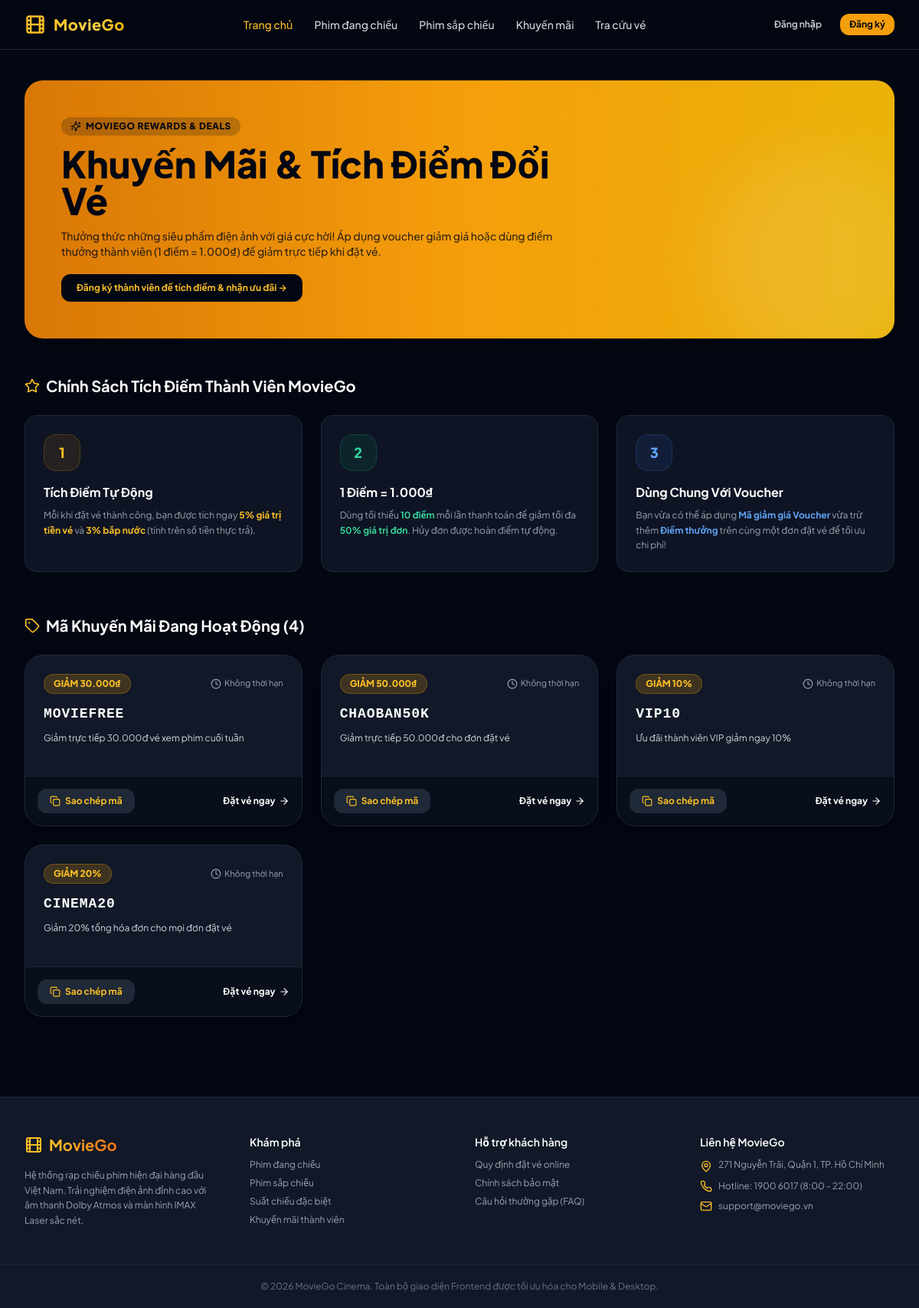
Page /cinema/promotions on the committed database.
### tables this page shows
CREATE TABLE promotions (
  id             INT UNSIGNED AUTO_INCREMENT PRIMARY KEY,
  code           VARCHAR(30) NOT NULL UNIQUE,
  description    VARCHAR(255) NULL,
  discount_type  ENUM('percent','fixed') NOT NULL DEFAULT 'percent',
  discount_value INT UNSIGNED NOT NULL,
  expires_at     DATETIME NULL,
  is_active      TINYINT(1) NOT NULL DEFAULT 1
);

### app/Controllers/CinemaController.php (called while the page is built, shortened)
<?php
class CinemaController
{
    public function promotions()
    {
        $pdo = Database::pdo();
        $promotions = $pdo->query(
            "SELECT * FROM promotions
             WHERE is_active = 1 AND (expires_at IS NULL OR expires_at > NOW())
             ORDER BY id DESC"
        )->fetchAll();
        $loyalty = null;
        return view('client/cinema/promotions', compact('promotions', 'user', 'loyalty'));
    }
}

### app/Views/client/cinema/promotions.php (the view, shortened to what this page needs)
<?php
include __DIR__ . '/layouts/header.php';
$promotions = $promotions ?? [];
$loyalty    = $loyalty ?? null;
?>
<div class="max-w-7xl mx-auto px-4 sm:px-6 lg:px-8 py-10">
  <div class="relative overflow-hidden rounded-3xl bg-gradient-to-r from-amber-600 via-amber-500 to-yellow-500 p-8 sm:p-12 text-gray-950 shadow-2xl mb-12">
    <div class="relative z-10 max-w-2xl space-y-3">
      <span class="inline-flex items-center gap-1.5 px-3 py-1 rounded-full bg-gray-950/20 text-gray-950 text-xs font-black uppercase tracking-wider">
        <i data-lucide="sparkles" class="w-3.5 h-3.5"></i> MovieGo Rewards & Deals
      </span>
      <h1 class="text-3xl sm:text-5xl font-black leading-tight">
        Khuyến Mãi & Tích Điểm Đổi Vé
      </h1>
      <p class="text-xs sm:text-sm text-gray-950/80 font-medium leading-relaxed">
        Thưởng thức những siêu phẩm điện ảnh với giá cực hời! Áp dụng voucher giảm giá hoặc dùng điểm thưởng thành viên (1 điểm = <?= number_format(Loyalty::POINT_VALUE, 0, ',', '.') ?>₫) để giảm trực tiếp khi đặt vé.
      </p>
      <?php if ($loyalty): ?>
        <div class="pt-2 flex flex-wrap items-center gap-2">
          <a href="/cinema/points" class="text-xs font-bold bg-gray-950 text-amber-400 px-4 py-2 rounded-xl shadow flex items-center gap-2 hover:bg-gray-900 transition-colors">
            <span>⭐</span>
            <span>Hạng <?= htmlspecialchars($loyalty['tier']) ?> • Số dư: <strong><?= number_format($loyalty['balance'], 0, ',', '.') ?> điểm</strong> (≈ <?= number_format($loyalty['balance'] * Loyalty::POINT_VALUE, 0, ',', '.') ?>₫)</span>
          </a>
        </div>
      <?php else: ?>
        <div class="pt-2">
          <a href="/register" class="inline-flex items-center gap-2 px-5 py-2.5 rounded-xl bg-gray-950 text-amber-400 text-xs font-bold hover:bg-gray-900 transition-colors">
            <span>Đăng ký thành viên để tích điểm & nhận ưu đãi &rarr;</span>
          </a>
        </div>
      <?php endif; ?>
    </div>
    <div class="absolute -right-10 -bottom-10 w-72 h-72 rounded-full bg-white/10 blur-2xl pointer-events-none"></div>
  </div>
  <div class="mb-14">
    <h2 class="text-xl font-bold text-white mb-6 flex items-center gap-2">
      <i data-lucide="star" class="w-5 h-5 text-amber-400"></i>
      Chính Sách Tích Điểm Thành Viên MovieGo
    </h2>
    <div class="grid grid-cols-1 md:grid-cols-3 gap-6">
      <div class="bg-gray-900/80 border border-gray-800 rounded-2xl p-6">
        <div class="w-12 h-12 rounded-2xl bg-amber-500/10 text-amber-400 border border-amber-500/20 flex items-center justify-center font-black text-lg mb-4">
          1
        </div>
        <h3 class="text-white text-base font-bold mb-2">Tích Điểm Tự Động</h3>
        <p class="text-xs text-gray-400 leading-relaxed">
          Mỗi khi đặt vé thành công, bạn được tích ngay <strong class="text-amber-400"><?= Loyalty::EARN_TICKET_PCT ?>% giá trị tiền vé</strong> và <strong class="text-amber-400"><?= Loyalty::EARN_COMBO_PCT ?>% bắp nước</strong> (tính trên số tiền thực trả).
        </p>
      </div>
      <div class="bg-gray-900/80 border border-gray-800 rounded-2xl p-6">
        <div class="w-12 h-12 rounded-2xl bg-emerald-500/10 text-emerald-400 border border-emerald-500/20 flex items-center justify-center font-black text-lg mb-4">
          2
        </div>
        <h3 class="text-white text-base font-bold mb-2">1 Điểm = <?= number_format(Loyalty::POINT_VALUE, 0, ',', '.') ?>₫</h3>
        <p class="text-xs text-gray-400 leading-relaxed">
          Dùng tối thiểu <strong class="text-emerald-400"><?= Loyalty::MIN_REDEEM ?> điểm</strong> mỗi lần thanh toán để giảm tối đa <strong class="text-emerald-400"><?= Loyalty::MAX_REDEEM_PERCENT ?>% giá trị đơn</strong>. Hủy đơn được hoàn điểm tự động.
        </p>
      </div>
      <div class="bg-gray-900/80 border border-gray-800 rounded-2xl p-6">
        <div class="w-12 h-12 rounded-2xl bg-blue-500/10 text-blue-400 border border-blue-500/20 flex items-center justify-center font-black text-lg mb-4">
          3
        </div>
        <h3 class="text-white text-base font-bold mb-2">Dùng Chung Với Voucher</h3>
        <p class="text-xs text-gray-400 leading-relaxed">
          Bạn vừa có thể áp dụng <strong class="text-blue-400">Mã giảm giá Voucher</strong> vừa trừ thêm <strong class="text-blue-400">Điểm thưởng</strong> trên cùng một đơn đặt vé để tối ưu chi phí!
        </p>
      </div>
    </div>
  </div>
  <div>
    <h2 class="text-xl font-bold text-white mb-6 flex items-center gap-2">
      <i data-lucide="tag" class="w-5 h-5 text-amber-400"></i>
      Mã Khuyến Mãi Đang Hoạt Động (<?= count($promotions) ?>)
    </h2>
    <?php if (empty($promotions)): ?>
      <div class="text-center py-12 bg-gray-900/40 rounded-3xl border border-gray-800">
        <p class="text-xs text-gray-400">Hiện tại chưa có mã khuyến mãi nào mới. Hãy quay lại sau nhé!</p>
      </div>
    <?php else: ?>
      <div class="grid grid-cols-1 md:grid-cols-2 lg:grid-cols-3 gap-6">
        <?php foreach ($promotions as $pr):
          $discountText = $pr['discount_type'] === 'percent'
            ? 'GIẢM ' . $pr['discount_value'] . '%'
            : 'GIẢM ' . number_format($pr['discount_value'], 0, ',', '.') . '₫';
        ?>
          <div class="bg-gray-900 border border-gray-800 rounded-3xl overflow-hidden shadow-xl flex flex-col justify-between hover:border-amber-500/40 transition-all">
            <div class="p-6">
              <div class="flex items-center justify-between gap-3 mb-3">
                <span class="px-3 py-1 rounded-full bg-amber-500/20 text-amber-400 border border-amber-500/30 text-xs font-black">
                  <?= $discountText ?>
                </span>
                <span class="text-[11px] text-gray-400 flex items-center gap-1">
                  <i data-lucide="clock" class="w-3.5 h-3.5"></i>
                  <?= $pr['expires_at'] ? date('d/m/Y', strtotime($pr['expires_at'])) : 'Không thời hạn' ?>
                </span>
              </div>
              <h3 class="text-lg font-mono font-black text-white tracking-wider mb-2">
                <?= htmlspecialchars($pr['code']) ?>
              </h3>
              <p class="text-xs text-gray-300 leading-relaxed mb-4">
                <?= htmlspecialchars($pr['description'] ?: 'Mã giảm giá áp dụng khi đặt vé online tại hệ thống rạp MovieGo.') ?>
              </p>
            </div>
            <div class="p-4 bg-gray-950/60 border-t border-gray-800/80 flex items-center justify-between">
              <button type="button" onclick="copyCode('<?= htmlspecialchars($pr['code']) ?>', this)"
                      class="px-4 py-2 rounded-xl bg-gray-800 hover:bg-gray-700 text-amber-400 font-bold text-xs flex items-center gap-1.5 transition-colors">
                <i data-lucide="copy" class="w-3.5 h-3.5"></i>
                <span>Sao chép mã</span>
              </button>
              <a href="/cinema" class="text-xs font-bold text-white hover:text-amber-400 transition-colors flex items-center gap-1">
                <span>Đặt vé ngay</span>
                <i data-lucide="arrow-right" class="w-3.5 h-3.5"></i>
              </a>
            </div>
          </div>
        <?php endforeach; ?>
      </div>
    <?php endif; ?>
  </div>
</div>
<?php include __DIR__ . '/layouts/footer.php'; ?>

### app/Views/client/cinema/layouts/header.php (style rules this page uses)
body { font-family: 'Plus Jakarta Sans', system-ui, -apple-system, sans-serif; }

### rows in the picture
promotions: discountText "GIẢM 30.000₫", shows "Không thời hạn", code "MOVIEFREE", description "Giảm trực tiếp 30.000đ vé xem phim cuối tuần"
promotions: discountText "GIẢM 50.000₫", shows "Không thời hạn", code "CHAOBAN50K", description "Giảm trực tiếp 50.000đ cho đơn đặt vé"
promotions: discountText "GIẢM 10%", shows "Không thời hạn", code "VIP10", description "Ưu đãi thành viên VIP giảm ngay 10%"
promotions: discountText "GIẢM 20%", shows "Không thời hạn", code "CINEMA20", description "Giảm 20% tổng hóa đơn cho mọi đơn đặt vé"

### other values in the picture
Loyalty::POINT_VALUE "1.000"
Loyalty::EARN_TICKET_PCT "5"
Loyalty::EARN_COMBO_PCT "3"
Loyalty::MIN_REDEEM "10"
Loyalty::MAX_REDEEM_PERCENT "50"
count($promotions) "4"
